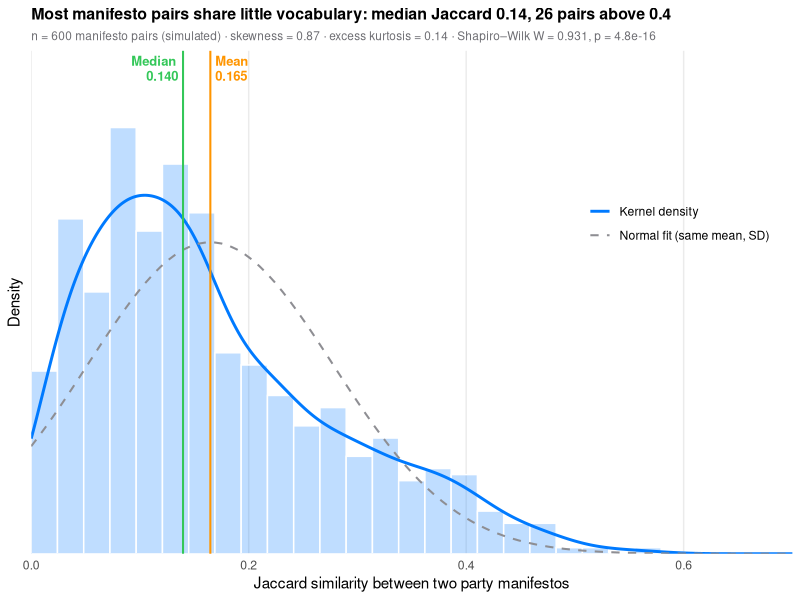

Recreate this plot in R.
# Histogram with density: the R equivalent of plot.py
# Simulated data, set in the context of Sanger & Warin (2019) [sanger2019]
# R and NumPy draw different random numbers, so the values differ slightly from the Python figure.
library(ggplot2)

set.seed(2019)

# Data: Jaccard similarity (0 = no shared words, 1 = identical) of 600 manifesto pairs
x <- rbeta(600, 1.6, 7.5)
n <- length(x)
m <- mean(x)
med <- median(x)
s <- sd(x)

# Shape statistics and normality test
dev <- x - m
skew <- mean(dev^3) / mean(dev^2)^1.5
kurt <- mean(dev^4) / mean(dev^2)^2 - 3         # excess kurtosis, 0 for a normal
sw <- shapiro.test(x)

# Mean and median markers, labelled on either side of their line
marks <- data.frame(value = c(m, med), name = c("Mean", "Median"), hjust = c(-0.15, 1.15))
marks$label <- sprintf("%s\n%.3f", marks$name, marks$value)

p <- ggplot(data.frame(x = x), aes(x)) +
  geom_histogram(aes(y = after_stat(density)), bins = 30, boundary = 0,
                 fill = "#007AFF", alpha = 0.25, colour = "white") +
  # Kernel density estimate and the normal curve with the same mean / SD
  geom_density(aes(colour = "Kernel density", linetype = "Kernel density"), linewidth = 1,
               key_glyph = "path") +
  stat_function(aes(colour = "Normal fit (same mean, SD)", linetype = "Normal fit (same mean, SD)"),
                fun = dnorm, args = list(mean = m, sd = s), linewidth = 0.7) +
  scale_colour_manual(NULL, values = c("Kernel density" = "#007AFF",
                                       "Normal fit (same mean, SD)" = "#8E8E93")) +
  scale_linetype_manual(NULL, values = c("Kernel density" = "solid",
                                         "Normal fit (same mean, SD)" = "dashed")) +
  geom_vline(data = marks, aes(xintercept = value), colour = c("#FF9500", "#34C759"),
             linewidth = 0.7) +
  geom_text(data = marks, aes(x = value, y = Inf, label = label, hjust = hjust), vjust = 1.2,
            colour = c("#FF9500", "#34C759"), fontface = "bold", size = 3.3, lineheight = 0.95) +
  scale_x_continuous(limits = c(0, 0.7), expand = c(0, 0)) +
  scale_y_continuous(expand = expansion(mult = c(0, 0.18))) +     # headroom for the labels
  labs(title = sprintf("Most manifesto pairs share little vocabulary: median Jaccard %.2f, %d pairs above 0.4",
                       med, sum(x > 0.4)),
       subtitle = sprintf(paste("n = %d manifesto pairs (simulated) · skewness = %.2f ·",
                                "excess kurtosis = %.2f · Shapiro–Wilk W = %.3f, p = %.1e"),
                          n, skew, kurt, unname(sw$statistic), sw$p.value),
       x = "Jaccard similarity between two party manifestos", y = "Density") +
  theme_minimal(base_size = 11) +
  theme(plot.title = element_text(face = "bold", size = 11.5),
        plot.subtitle = element_text(size = 8.5, colour = "#6E6E73"),
        axis.text.y = element_blank(),
        panel.grid.minor = element_blank(), panel.grid.major.y = element_blank(),
        legend.position = "inside", legend.position.inside = c(0.98, 0.72),
        legend.justification = c(1, 1))
print(p)
